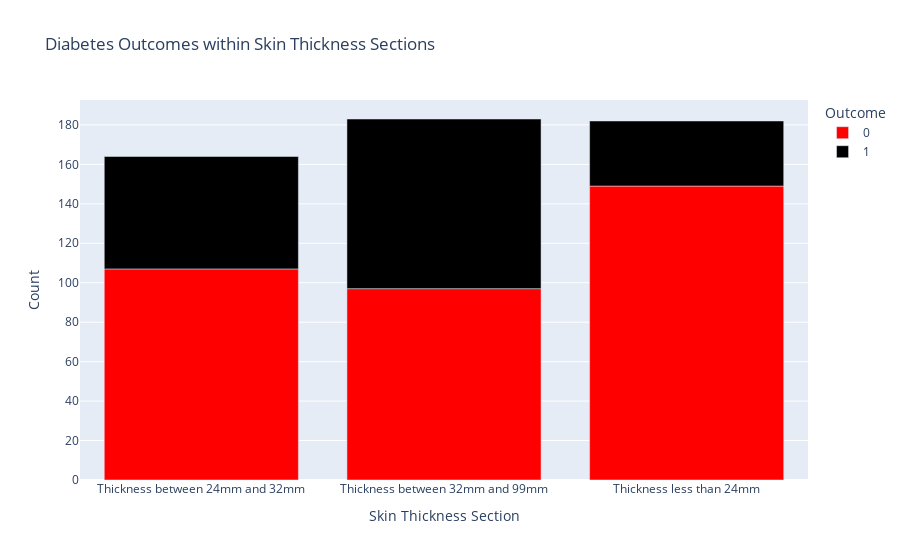

Write notebook code for a chart like this one.
### Code cell
# Defining a function to categorize skin thickness into different sections
def skinthicckness_col(skin):
    if 1 < skin <= 24: return 'Thickness less than 24mm'
    elif 24 < skin <= 32: return 'Thickness between 24mm and 32mm'
    elif 32 < skin <= 99: return 'Thickness between 32mm and 99mm'
# Creating a new age section column
dataset['Skinthickness_Section'] = dataset['SkinThickness'].apply(skinthicckness_col)
# Grouping and Calculating counts
skin_outcome_counts = dataset.groupby(['Skinthickness_Section', 'Outcome']).size().reset_index(name='Count')
# Bar chart creation and Display
figure = px.bar(skin_outcome_counts, x='Skinthickness_Section', y='Count', color='Outcome',
             title='Diabetes Outcomes within Skin Thickness Sections',
             labels={"Skinthickness_Section": "Skin Thickness Section"},
             color_discrete_map={'0': 'red', '1': 'black'})
figure.show()

### Figure 1 — Plotly figure (JSON) as saved in the notebook; plotly's stock layout.template omitted (floating-point values rounded to 4 significant figures)
{"data": [{"alignmentgroup": "True", "hovertemplate": "Outcome=0<br>Skin Thickness Section=%{x}<br>Count=%{y}<extra></extra>", "legendgroup": "0", "marker": {"color": "red", "pattern": {"shape": ""}}, "name": "0", "offsetgroup": "0", "orientation": "v", "showlegend": true, "textposition": "auto", "type": "bar", "x": ["Thickness between 24mm and 32mm", "Thickness between 32mm and 99mm", "Thickness less than 24mm"], "xaxis": "x", "y": [107, 97, 149], "yaxis": "y"}, {"alignmentgroup": "True", "hovertemplate": "Outcome=1<br>Skin Thickness Section=%{x}<br>Count=%{y}<extra></extra>", "legendgroup": "1", "marker": {"color": "black", "pattern": {"shape": ""}}, "name": "1", "offsetgroup": "1", "orientation": "v", "showlegend": true, "textposition": "auto", "type": "bar", "x": ["Thickness between 24mm and 32mm", "Thickness between 32mm and 99mm", "Thickness less than 24mm"], "xaxis": "x", "y": [57, 86, 33], "yaxis": "y"}], "layout": {"autosize": true, "barmode": "relative", "legend": {"title": {"text": "Outcome"}, "tracegroupgap": 0}, "title": {"text": "Diabetes Outcomes within Skin Thickness Sections"}, "xaxis": {"anchor": "y", "autorange": true, "domain": [0, 1], "range": [-0.5, 2.5], "title": {"text": "Skin Thickness Section"}, "type": "category"}, "yaxis": {"anchor": "x", "autorange": true, "domain": [0, 1], "range": [0, 192.6], "title": {"text": "Count"}, "type": "linear"}}}
